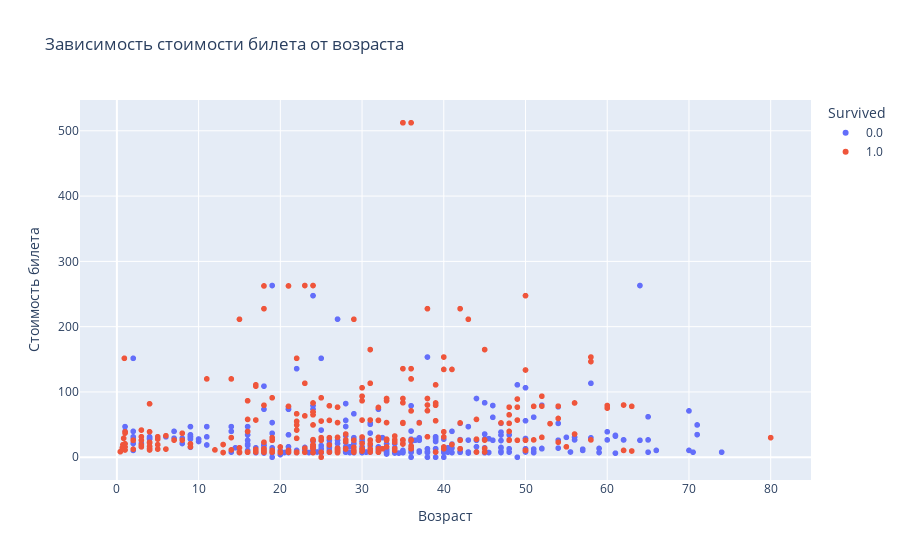

The cell this chart's notebook holds for it:
### Markdown cell above
График 1: Точечный график (интерактивный)

### Code cell
import plotly.express as px

fig = px.scatter(data, x='Age', y='Fare', color='Survived',
                 title='Зависимость стоимости билета от возраста',
                 labels={'Age': 'Возраст', 'Fare': 'Стоимость билета'})
fig.show()

### Figure 1 — Plotly figure (JSON) as saved in the notebook; plotly's stock layout.template omitted (floating-point values rounded to 4 significant figures; data arrays with more than 128 entries replaced by an {"elided": "..."} marker saying what was removed)
{"data": [{"hovertemplate": "Survived=0.0<br>Возраст=%{x}<br>Стоимость билета=%{y}<extra></extra>", "legendgroup": "0.0", "marker": {"color": "#636efa", "symbol": "circle"}, "mode": "markers", "name": "0.0", "showlegend": true, "type": "scattergl", "x": {"elided": "549 float values"}, "xaxis": "x", "y": {"elided": "549 float values"}, "yaxis": "y"}, {"hovertemplate": "Survived=1.0<br>Возраст=%{x}<br>Стоимость билета=%{y}<extra></extra>", "legendgroup": "1.0", "marker": {"color": "#EF553B", "symbol": "circle"}, "mode": "markers", "name": "1.0", "showlegend": true, "type": "scattergl", "x": {"elided": "342 float values"}, "xaxis": "x", "y": {"elided": "342 float values"}, "yaxis": "y"}], "layout": {"legend": {"title": {"text": "Survived"}, "tracegroupgap": 0}, "title": {"text": "Зависимость стоимости билета от возраста"}, "xaxis": {"anchor": "y", "domain": [0, 1], "title": {"text": "Возраст"}}, "yaxis": {"anchor": "x", "domain": [0, 1], "title": {"text": "Стоимость билета"}}}}
